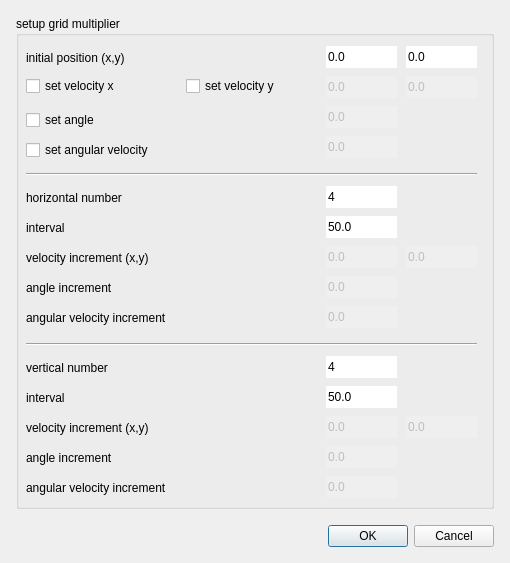
<?xml version="1.0" encoding="UTF-8"?>
<ui version="4.0">
 <class>SelectionMultiplyArrangementDialog</class>
 <widget class="QDialog" name="SelectionMultiplyArrangementDialog">
  <property name="geometry">
   <rect>
    <x>0</x>
    <y>0</y>
    <width>510</width>
    <height>563</height>
   </rect>
  </property>
  <property name="minimumSize">
   <size>
    <width>510</width>
    <height>563</height>
   </size>
  </property>
  <property name="windowTitle">
   <string>grid multiplier</string>
  </property>
  <layout class="QGridLayout" name="gridLayout">
   <property name="leftMargin">
    <number>16</number>
   </property>
   <property name="topMargin">
    <number>16</number>
   </property>
   <property name="rightMargin">
    <number>16</number>
   </property>
   <property name="bottomMargin">
    <number>16</number>
   </property>
   <property name="spacing">
    <number>16</number>
   </property>
   <item row="2" column="0">
    <widget class="QDialogButtonBox" name="buttonBox">
     <property name="orientation">
      <enum>Qt::Horizontal</enum>
     </property>
     <property name="standardButtons">
      <set>QDialogButtonBox::Cancel|QDialogButtonBox::Ok</set>
     </property>
    </widget>
   </item>
   <item row="1" column="0">
    <widget class="QGroupBox" name="groupBox">
     <property name="title">
      <string>setup grid multiplier</string>
     </property>
     <widget class="QLineEdit" name="horizontalNumberEdit">
      <property name="geometry">
       <rect>
        <x>310</x>
        <y>170</y>
        <width>71</width>
        <height>22</height>
       </rect>
      </property>
      <property name="text">
       <string>4</string>
      </property>
      <property name="frame">
       <bool>false</bool>
      </property>
     </widget>
     <widget class="QLabel" name="label">
      <property name="geometry">
       <rect>
        <x>10</x>
        <y>174</y>
        <width>231</width>
        <height>16</height>
       </rect>
      </property>
      <property name="text">
       <string>horizontal number</string>
      </property>
     </widget>
     <widget class="QLabel" name="label_4">
      <property name="geometry">
       <rect>
        <x>10</x>
        <y>204</y>
        <width>231</width>
        <height>16</height>
       </rect>
      </property>
      <property name="text">
       <string>interval</string>
      </property>
     </widget>
     <widget class="Line" name="line">
      <property name="geometry">
       <rect>
        <x>10</x>
        <y>150</y>
        <width>451</width>
        <height>16</height>
       </rect>
      </property>
      <property name="orientation">
       <enum>Qt::Horizontal</enum>
      </property>
     </widget>
     <widget class="Line" name="line_2">
      <property name="geometry">
       <rect>
        <x>10</x>
        <y>320</y>
        <width>451</width>
        <height>16</height>
       </rect>
      </property>
      <property name="orientation">
       <enum>Qt::Horizontal</enum>
      </property>
     </widget>
     <widget class="QLabel" name="label_5">
      <property name="geometry">
       <rect>
        <x>10</x>
        <y>234</y>
        <width>231</width>
        <height>16</height>
       </rect>
      </property>
      <property name="text">
       <string>velocity increment (x,y)</string>
      </property>
     </widget>
     <widget class="QLabel" name="label_7">
      <property name="geometry">
       <rect>
        <x>10</x>
        <y>294</y>
        <width>231</width>
        <height>16</height>
       </rect>
      </property>
      <property name="text">
       <string>angular velocity increment</string>
      </property>
     </widget>
     <widget class="QLineEdit" name="horIntervalEdit">
      <property name="geometry">
       <rect>
        <x>310</x>
        <y>200</y>
        <width>71</width>
        <height>22</height>
       </rect>
      </property>
      <property name="text">
       <string>50.0</string>
      </property>
      <property name="frame">
       <bool>false</bool>
      </property>
     </widget>
     <widget class="QLineEdit" name="horVelXIncEdit">
      <property name="enabled">
       <bool>false</bool>
      </property>
      <property name="geometry">
       <rect>
        <x>310</x>
        <y>230</y>
        <width>71</width>
        <height>22</height>
       </rect>
      </property>
      <property name="text">
       <string>0.0</string>
      </property>
      <property name="frame">
       <bool>false</bool>
      </property>
     </widget>
     <widget class="QLineEdit" name="horVelYIncEdit">
      <property name="enabled">
       <bool>false</bool>
      </property>
      <property name="geometry">
       <rect>
        <x>390</x>
        <y>230</y>
        <width>71</width>
        <height>22</height>
       </rect>
      </property>
      <property name="text">
       <string>0.0</string>
      </property>
      <property name="frame">
       <bool>false</bool>
      </property>
     </widget>
     <widget class="QLineEdit" name="horAngVelIncEdit">
      <property name="enabled">
       <bool>false</bool>
      </property>
      <property name="geometry">
       <rect>
        <x>310</x>
        <y>290</y>
        <width>71</width>
        <height>22</height>
       </rect>
      </property>
      <property name="text">
       <string>0.0</string>
      </property>
      <property name="frame">
       <bool>false</bool>
      </property>
     </widget>
     <widget class="QLabel" name="label_8">
      <property name="geometry">
       <rect>
        <x>10</x>
        <y>34</y>
        <width>231</width>
        <height>16</height>
       </rect>
      </property>
      <property name="text">
       <string>initial position (x,y)</string>
      </property>
     </widget>
     <widget class="QLineEdit" name="initialPosXEdit">
      <property name="geometry">
       <rect>
        <x>310</x>
        <y>30</y>
        <width>71</width>
        <height>22</height>
       </rect>
      </property>
      <property name="text">
       <string>0.0</string>
      </property>
      <property name="frame">
       <bool>false</bool>
      </property>
     </widget>
     <widget class="QLineEdit" name="initialPosYEdit">
      <property name="geometry">
       <rect>
        <x>390</x>
        <y>30</y>
        <width>71</width>
        <height>22</height>
       </rect>
      </property>
      <property name="text">
       <string>0.0</string>
      </property>
      <property name="frame">
       <bool>false</bool>
      </property>
     </widget>
     <widget class="QLabel" name="label_10">
      <property name="geometry">
       <rect>
        <x>10</x>
        <y>404</y>
        <width>231</width>
        <height>16</height>
       </rect>
      </property>
      <property name="text">
       <string>velocity increment (x,y)</string>
      </property>
     </widget>
     <widget class="QLabel" name="label_11">
      <property name="geometry">
       <rect>
        <x>10</x>
        <y>464</y>
        <width>231</width>
        <height>16</height>
       </rect>
      </property>
      <property name="text">
       <string>angular velocity increment</string>
      </property>
     </widget>
     <widget class="QLabel" name="label_2">
      <property name="geometry">
       <rect>
        <x>10</x>
        <y>344</y>
        <width>231</width>
        <height>16</height>
       </rect>
      </property>
      <property name="text">
       <string>vertical number</string>
      </property>
     </widget>
     <widget class="QLineEdit" name="verticalNumberEdit">
      <property name="geometry">
       <rect>
        <x>310</x>
        <y>340</y>
        <width>71</width>
        <height>22</height>
       </rect>
      </property>
      <property name="text">
       <string>4</string>
      </property>
      <property name="frame">
       <bool>false</bool>
      </property>
     </widget>
     <widget class="QLineEdit" name="verVelXIncEdit">
      <property name="enabled">
       <bool>false</bool>
      </property>
      <property name="geometry">
       <rect>
        <x>310</x>
        <y>400</y>
        <width>71</width>
        <height>22</height>
       </rect>
      </property>
      <property name="text">
       <string>0.0</string>
      </property>
      <property name="frame">
       <bool>false</bool>
      </property>
     </widget>
     <widget class="QLineEdit" name="verVelYIncEdit">
      <property name="enabled">
       <bool>false</bool>
      </property>
      <property name="geometry">
       <rect>
        <x>390</x>
        <y>400</y>
        <width>71</width>
        <height>22</height>
       </rect>
      </property>
      <property name="text">
       <string>0.0</string>
      </property>
      <property name="frame">
       <bool>false</bool>
      </property>
     </widget>
     <widget class="QLabel" name="label_13">
      <property name="geometry">
       <rect>
        <x>10</x>
        <y>374</y>
        <width>231</width>
        <height>16</height>
       </rect>
      </property>
      <property name="text">
       <string>interval</string>
      </property>
     </widget>
     <widget class="QLineEdit" name="verIntervalEdit">
      <property name="geometry">
       <rect>
        <x>310</x>
        <y>370</y>
        <width>71</width>
        <height>22</height>
       </rect>
      </property>
      <property name="text">
       <string>50.0</string>
      </property>
      <property name="frame">
       <bool>false</bool>
      </property>
     </widget>
     <widget class="QLineEdit" name="verAngVelIncEdit">
      <property name="enabled">
       <bool>false</bool>
      </property>
      <property name="geometry">
       <rect>
        <x>310</x>
        <y>460</y>
        <width>71</width>
        <height>22</height>
       </rect>
      </property>
      <property name="text">
       <string>0.0</string>
      </property>
      <property name="frame">
       <bool>false</bool>
      </property>
     </widget>
     <widget class="QLineEdit" name="initialVelXEdit">
      <property name="enabled">
       <bool>false</bool>
      </property>
      <property name="geometry">
       <rect>
        <x>310</x>
        <y>60</y>
        <width>71</width>
        <height>22</height>
       </rect>
      </property>
      <property name="text">
       <string>0.0</string>
      </property>
      <property name="frame">
       <bool>false</bool>
      </property>
     </widget>
     <widget class="QLineEdit" name="initialVelYEdit">
      <property name="enabled">
       <bool>false</bool>
      </property>
      <property name="geometry">
       <rect>
        <x>390</x>
        <y>60</y>
        <width>71</width>
        <height>22</height>
       </rect>
      </property>
      <property name="text">
       <string>0.0</string>
      </property>
      <property name="frame">
       <bool>false</bool>
      </property>
     </widget>
     <widget class="QLineEdit" name="initialAngVelEdit">
      <property name="enabled">
       <bool>false</bool>
      </property>
      <property name="geometry">
       <rect>
        <x>310</x>
        <y>120</y>
        <width>71</width>
        <height>22</height>
       </rect>
      </property>
      <property name="text">
       <string>0.0</string>
      </property>
      <property name="frame">
       <bool>false</bool>
      </property>
     </widget>
     <widget class="QCheckBox" name="velXCheckBox">
      <property name="geometry">
       <rect>
        <x>10</x>
        <y>60</y>
        <width>151</width>
        <height>20</height>
       </rect>
      </property>
      <property name="text">
       <string>set velocity x</string>
      </property>
     </widget>
     <widget class="QCheckBox" name="velYCheckBox">
      <property name="geometry">
       <rect>
        <x>170</x>
        <y>60</y>
        <width>131</width>
        <height>20</height>
       </rect>
      </property>
      <property name="text">
       <string>set velocity y</string>
      </property>
     </widget>
     <widget class="QCheckBox" name="angVelCheckBox">
      <property name="geometry">
       <rect>
        <x>10</x>
        <y>124</y>
        <width>241</width>
        <height>20</height>
       </rect>
      </property>
      <property name="text">
       <string>set angular velocity</string>
      </property>
     </widget>
     <widget class="QCheckBox" name="angleCheckBox">
      <property name="geometry">
       <rect>
        <x>10</x>
        <y>94</y>
        <width>241</width>
        <height>20</height>
       </rect>
      </property>
      <property name="text">
       <string>set angle</string>
      </property>
     </widget>
     <widget class="QLineEdit" name="initialAngleEdit">
      <property name="enabled">
       <bool>false</bool>
      </property>
      <property name="geometry">
       <rect>
        <x>310</x>
        <y>90</y>
        <width>71</width>
        <height>22</height>
       </rect>
      </property>
      <property name="text">
       <string>0.0</string>
      </property>
      <property name="frame">
       <bool>false</bool>
      </property>
     </widget>
     <widget class="QLabel" name="label_9">
      <property name="geometry">
       <rect>
        <x>10</x>
        <y>264</y>
        <width>231</width>
        <height>16</height>
       </rect>
      </property>
      <property name="text">
       <string>angle increment</string>
      </property>
     </widget>
     <widget class="QLineEdit" name="horAngleIncEdit">
      <property name="enabled">
       <bool>false</bool>
      </property>
      <property name="geometry">
       <rect>
        <x>310</x>
        <y>260</y>
        <width>71</width>
        <height>22</height>
       </rect>
      </property>
      <property name="text">
       <string>0.0</string>
      </property>
      <property name="frame">
       <bool>false</bool>
      </property>
     </widget>
     <widget class="QLineEdit" name="verAngleIncEdit">
      <property name="enabled">
       <bool>false</bool>
      </property>
      <property name="geometry">
       <rect>
        <x>310</x>
        <y>430</y>
        <width>71</width>
        <height>22</height>
       </rect>
      </property>
      <property name="text">
       <string>0.0</string>
      </property>
      <property name="frame">
       <bool>false</bool>
      </property>
     </widget>
     <widget class="QLabel" name="label_12">
      <property name="geometry">
       <rect>
        <x>10</x>
        <y>434</y>
        <width>231</width>
        <height>16</height>
       </rect>
      </property>
      <property name="text">
       <string>angle increment</string>
      </property>
     </widget>
    </widget>
   </item>
  </layout>
 </widget>
 <resources/>
 <connections>
  <connection>
   <sender>buttonBox</sender>
   <signal>accepted()</signal>
   <receiver>SelectionMultiplyArrangementDialog</receiver>
   <slot>accept()</slot>
   <hints>
    <hint type="sourcelabel">
     <x>280</x>
     <y>546</y>
    </hint>
    <hint type="destinationlabel">
     <x>157</x>
     <y>274</y>
    </hint>
   </hints>
  </connection>
  <connection>
   <sender>buttonBox</sender>
   <signal>rejected()</signal>
   <receiver>SelectionMultiplyArrangementDialog</receiver>
   <slot>reject()</slot>
   <hints>
    <hint type="sourcelabel">
     <x>348</x>
     <y>546</y>
    </hint>
    <hint type="destinationlabel">
     <x>286</x>
     <y>274</y>
    </hint>
   </hints>
  </connection>
  <connection>
   <sender>velXCheckBox</sender>
   <signal>toggled(bool)</signal>
   <receiver>initialVelXEdit</receiver>
   <slot>setEnabled(bool)</slot>
   <hints>
    <hint type="sourcelabel">
     <x>96</x>
     <y>87</y>
    </hint>
    <hint type="destinationlabel">
     <x>343</x>
     <y>85</y>
    </hint>
   </hints>
  </connection>
  <connection>
   <sender>velXCheckBox</sender>
   <signal>toggled(bool)</signal>
   <receiver>horVelXIncEdit</receiver>
   <slot>setEnabled(bool)</slot>
   <hints>
    <hint type="sourcelabel">
     <x>61</x>
     <y>88</y>
    </hint>
    <hint type="destinationlabel">
     <x>356</x>
     <y>267</y>
    </hint>
   </hints>
  </connection>
  <connection>
   <sender>velXCheckBox</sender>
   <signal>toggled(bool)</signal>
   <receiver>verVelXIncEdit</receiver>
   <slot>setEnabled(bool)</slot>
   <hints>
    <hint type="sourcelabel">
     <x>88</x>
     <y>84</y>
    </hint>
    <hint type="destinationlabel">
     <x>365</x>
     <y>437</y>
    </hint>
   </hints>
  </connection>
  <connection>
   <sender>velYCheckBox</sender>
   <signal>toggled(bool)</signal>
   <receiver>initialVelYEdit</receiver>
   <slot>setEnabled(bool)</slot>
   <hints>
    <hint type="sourcelabel">
     <x>226</x>
     <y>88</y>
    </hint>
    <hint type="destinationlabel">
     <x>432</x>
     <y>92</y>
    </hint>
   </hints>
  </connection>
  <connection>
   <sender>velYCheckBox</sender>
   <signal>toggled(bool)</signal>
   <receiver>horVelYIncEdit</receiver>
   <slot>setEnabled(bool)</slot>
   <hints>
    <hint type="sourcelabel">
     <x>213</x>
     <y>90</y>
    </hint>
    <hint type="destinationlabel">
     <x>455</x>
     <y>267</y>
    </hint>
   </hints>
  </connection>
  <connection>
   <sender>velYCheckBox</sender>
   <signal>toggled(bool)</signal>
   <receiver>verVelYIncEdit</receiver>
   <slot>setEnabled(bool)</slot>
   <hints>
    <hint type="sourcelabel">
     <x>229</x>
     <y>89</y>
    </hint>
    <hint type="destinationlabel">
     <x>449</x>
     <y>437</y>
    </hint>
   </hints>
  </connection>
  <connection>
   <sender>angVelCheckBox</sender>
   <signal>toggled(bool)</signal>
   <receiver>initialAngVelEdit</receiver>
   <slot>setEnabled(bool)</slot>
   <hints>
    <hint type="sourcelabel">
     <x>148</x>
     <y>159</y>
    </hint>
    <hint type="destinationlabel">
     <x>395</x>
     <y>157</y>
    </hint>
   </hints>
  </connection>
  <connection>
   <sender>angVelCheckBox</sender>
   <signal>toggled(bool)</signal>
   <receiver>horAngVelIncEdit</receiver>
   <slot>setEnabled(bool)</slot>
   <hints>
    <hint type="sourcelabel">
     <x>117</x>
     <y>159</y>
    </hint>
    <hint type="destinationlabel">
     <x>358</x>
     <y>327</y>
    </hint>
   </hints>
  </connection>
  <connection>
   <sender>angVelCheckBox</sender>
   <signal>toggled(bool)</signal>
   <receiver>verAngVelIncEdit</receiver>
   <slot>setEnabled(bool)</slot>
   <hints>
    <hint type="sourcelabel">
     <x>169</x>
     <y>159</y>
    </hint>
    <hint type="destinationlabel">
     <x>368</x>
     <y>497</y>
    </hint>
   </hints>
  </connection>
  <connection>
   <sender>angleCheckBox</sender>
   <signal>toggled(bool)</signal>
   <receiver>initialAngleEdit</receiver>
   <slot>setEnabled(bool)</slot>
   <hints>
    <hint type="sourcelabel">
     <x>77</x>
     <y>118</y>
    </hint>
    <hint type="destinationlabel">
     <x>337</x>
     <y>117</y>
    </hint>
   </hints>
  </connection>
  <connection>
   <sender>angleCheckBox</sender>
   <signal>toggled(bool)</signal>
   <receiver>horAngleIncEdit</receiver>
   <slot>setEnabled(bool)</slot>
   <hints>
    <hint type="sourcelabel">
     <x>142</x>
     <y>124</y>
    </hint>
    <hint type="destinationlabel">
     <x>339</x>
     <y>286</y>
    </hint>
   </hints>
  </connection>
  <connection>
   <sender>angleCheckBox</sender>
   <signal>toggled(bool)</signal>
   <receiver>verAngleIncEdit</receiver>
   <slot>setEnabled(bool)</slot>
   <hints>
    <hint type="sourcelabel">
     <x>94</x>
     <y>124</y>
    </hint>
    <hint type="destinationlabel">
     <x>340</x>
     <y>459</y>
    </hint>
   </hints>
  </connection>
 </connections>
</ui>
